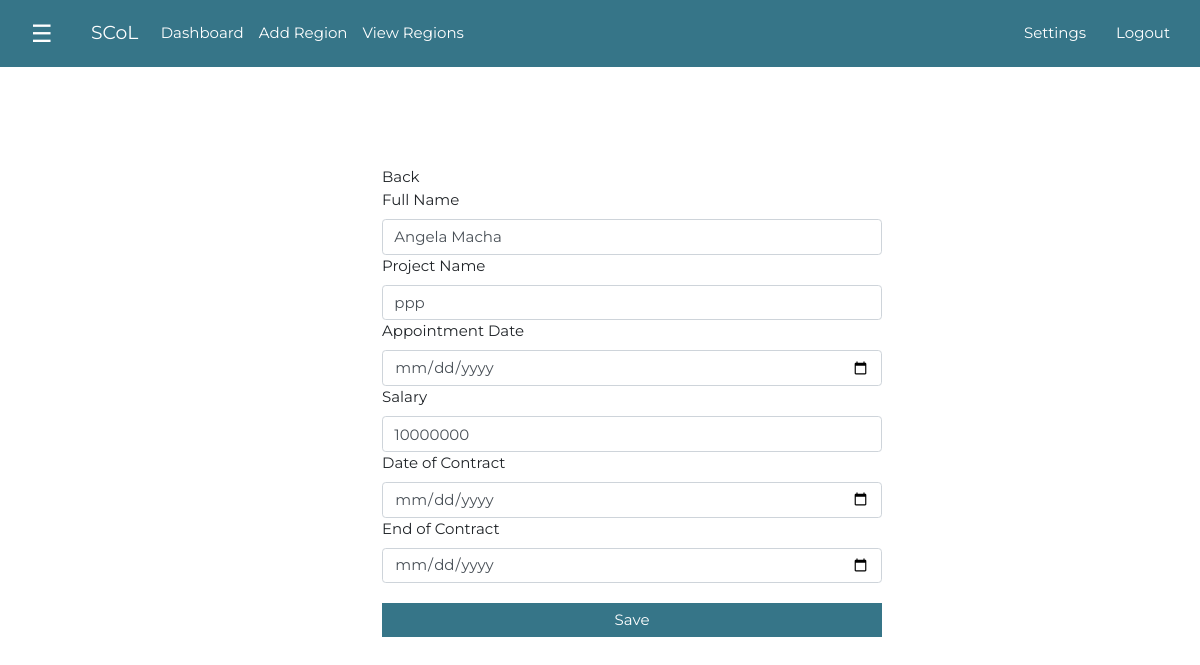
The app's page /update_employee/3/ with its own data.
### demo_app/models.py (models this page shows, shortened)
class schedule(models.Model):
    full_name = models.CharField(max_length = 50)
    project_name = models.CharField(max_length = 20)
    appointment_date = models.DateTimeField(default = timezone.now)
    salary = models.PositiveIntegerField(default = 0)
    date_of_contract = models.DateTimeField(default = timezone.now)
    end_of_contract = models.DateTimeField(default = timezone.now)
    days_remained = models.PositiveIntegerField(default = 0)
    class Meta:
        verbose_name_plural = 'Schedules'

### demo_app/views.py (the view, shortened to what this page needs)
# urls.py: path('update_employee/<int:id>/', views.updateEmployee, name='update_employee'),
def updateEmployee(request, id):
    get_data = get_object_or_404(schedule, pk = id)
    context = {
        'myData': get_data,
        'messages': messages
    }
    myTemplate = 'demo/updateEmployee.html'
    return render(request, myTemplate, context)

### demo_app/templates/demo/updateEmployee.html (shortened to what this page needs)
{% extends 'demo/base.html' %}
{% block content%}
  <div class="outer_container">
    <div class="row">
      <div class="contents">
        <div class="col-md-12">
          <div>
              <form class="" action="." method="post">
                <a href="{% url 'view_employee' %}">Back</a>
                <div class="form-group">
                  <label for="exampleFormControlInput1">Full Name</label>
                  <input type="text" class="form-control" value="{{myData.full_name}}" id="exampleFormControlInput1" name="name">
                  <label for="exampleFormControlInput2">Project Name</label>
                  <input type="text" class="form-control" value="{{myData.project_name}}" id="exampleFormControlInput2" name="p_name">
                  <label for="exampleFormControlInput3">Appointment Date</label>
                  <input type="date" class="form-control" value="{{myData.appointment_date}}" id="exampleFormControlInput3" name="app_date">
                  <label for="exampleFormControlInput4">Salary</label>
                  <input type="number" class="form-control" value="{{myData.salary}}" id="exampleFormControlInput4" name="salary">
                  <label for="exampleFormControlInput5">Date of Contract</label>
                  <input type="date" class="form-control" value="{{myData.date_of_contract}}" id="exampleFormControlInput5" name="d_contract">
                  <label for="exampleFormControlInput6">End of Contract</label>
                  <input type="date" class="form-control" value="{{myData.end_of_contract}}" id="exampleFormControlInput6" name="e_contract">
                </div>
                <button class="btn btn-primary btn-block" type="submit" name="button">Save</button>
              </form>
          </div>
        </div>
      </div>
    </div>
  </div>
{% endblock%}

### demo_app/static/css/w3.css (style rules this page uses)
html { box-sizing:border-box }
*,*:before,*:after { box-sizing:inherit }
html { -ms-text-size-adjust:100%;-webkit-text-size-adjust:100% }
body { margin:0 }
a { background-color:transparent }
button,input,select,textarea,optgroup { font:inherit;margin:0 }
button,input { overflow:visible }
button,select { text-transform:none }
button,[type=button],[type=reset],[type=submit] { -webkit-appearance:button }
html,body { font-family:Verdana,sans-serif;font-size:15px;line-height:1.5 }
html { overflow-x:hidden }
a { color:inherit }

### demo_app/static/css/style.css (style rules this page uses)
body { font-family: "Montserrat", sans-serif; transition: background-color .5s; }
.outer_container .row form { position: relative; top: 150px; left: 350px; width: 500px !important; }
.outer_container .row form button { background: #367588; border-radius: 0px; border: 0px; margin-top: 20px; }

### records on screen
schedule: name "Angela Macha", p_name "ppp", salary "10000000"
